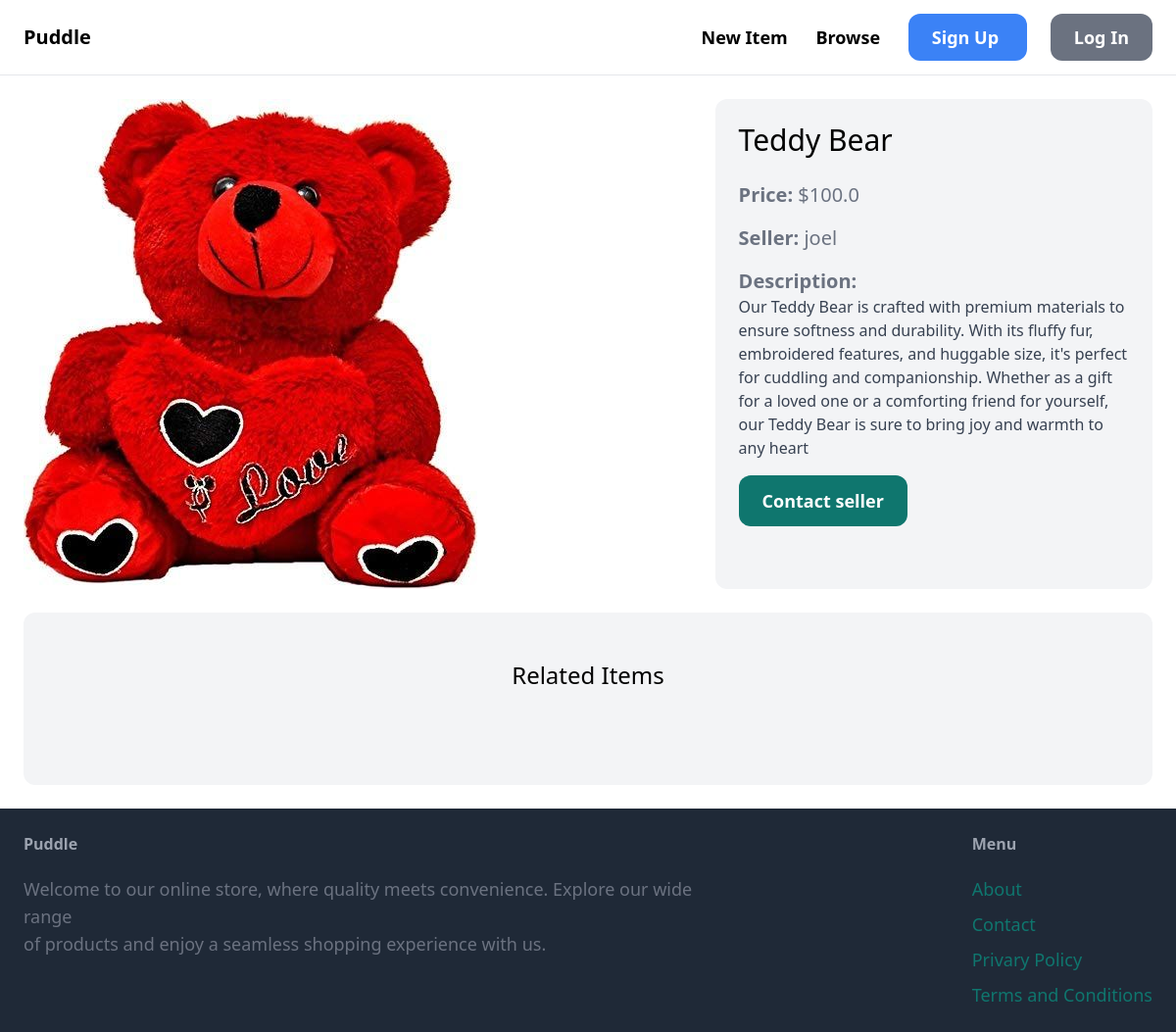
The app's page /core/1, older data.
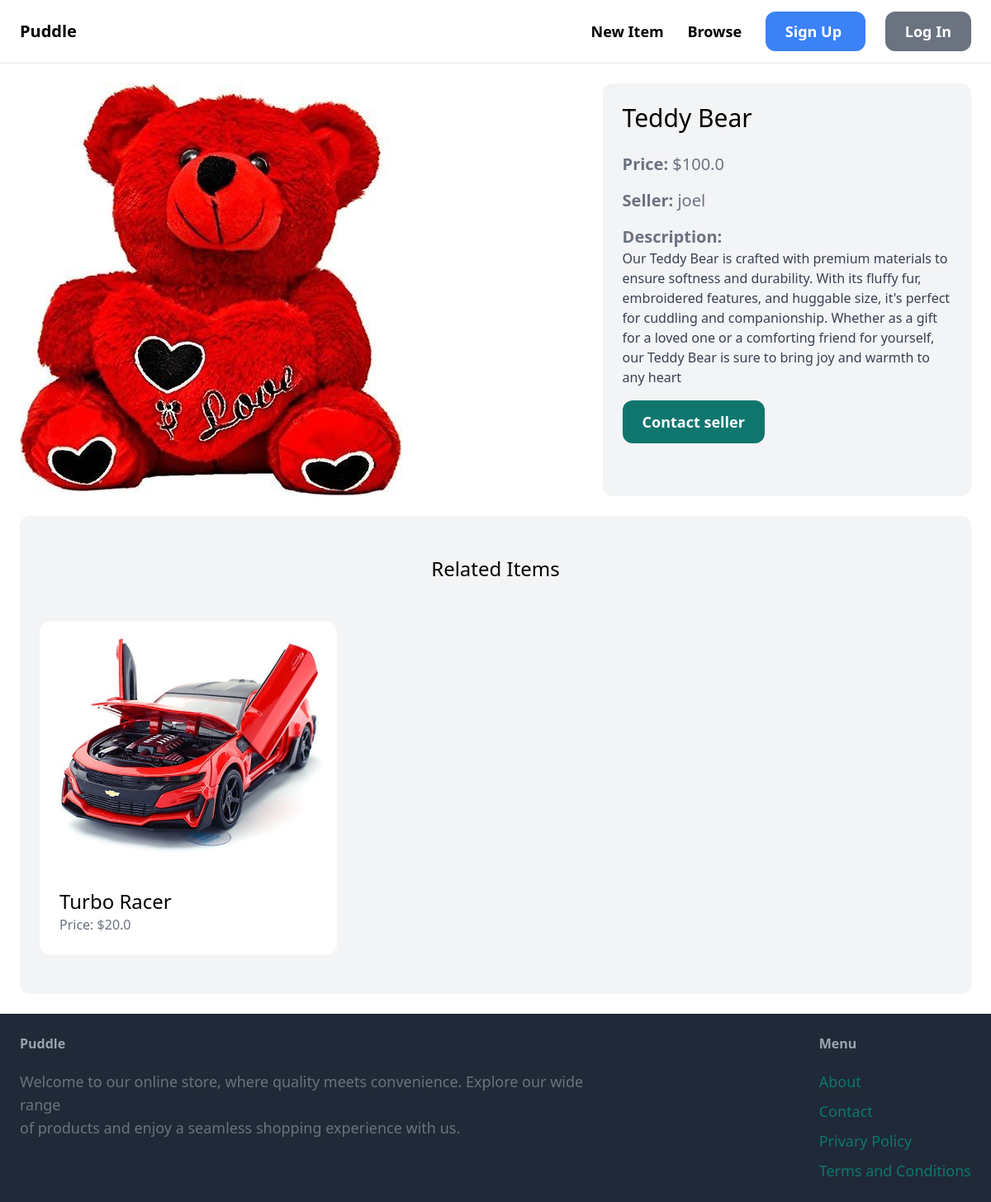
The same page, newer data.
### core/models.py (models this page shows, shortened)
class OrderItem(models.Model):
    category = models.ForeignKey(Category, related_name='ítems', on_delete=models.CASCADE)
    name = models.CharField(max_length=255)
    description = models.TextField(blank=True, null=True)
    price = models.FloatField()
    image = models.ImageField(upload_to="item_images", blank=True, null=True)
    is_sold = models.BooleanField(default=False)
    created_by = models.ForeignKey(User, related_name='items', on_delete=models.CASCADE)
    created_at = models.DateTimeField(auto_now_add=True)
    class Meta:
        ordering = ('name',)

### core/views.py (the view)
# urls.py: path("<int:pk>", views.get_item, name = "details"),
def get_item(request, pk):
    item = get_object_or_404(OrderItem, pk=pk)
    related_items=OrderItem.objects.filter(category=item.category, is_sold=False).exclude(pk=pk)[0:3]
    return render(request, 'core/details.html', {
        'item': item,
        'related_items': related_items,
    })

### core/templates/core/details.html (shortened to what this page needs)
{%extends 'core/base.html' %}
{%block content%}
<div class = "grid grid-cols-5 gap-6">
    <div class ="col-span-3">
        <img src={{item.image.url}} class="rounded-xl">
    </div>
    <div class="col-span-2 space-y-4 p-6 bg-gray-100 rounded-xl" style="max-height: 600px">
        <h1 class="mb-6 text-3xl">{{ item.name }}</h1>
        <p class="text-gray-500 text-xl"><strong>Price: </strong>${{item.price}}</p>
        <p class="text-gray-500 text-xl"><strong>Seller: </strong>{{item.created_by.username}}</p>
        {%if item.description%}
        <p class = "text-gray-700">
            <strong class="text-gray-500 text-xl">Description:</strong><br>
            {{item.description}}
        </p>
        {%endif%}
        <a href='#' class="inline-block mt-6 px-6 py-3 text-lg font-semibold bg-teal-500 text-white hover: bg-teal-700 rounded-xl">Contact seller</a>
    </div>
</div>
<div class = "mt-6 px-6 py-12 bg-gray-100 rounded-xl">
    <h2 class = "mb-12 text-2xl text-center">Related Items</h2>
    <div class= "grid grid-cols-3 gap-3">
        {%for item in related_items%}
        <div>
            <a href="{%url 'core:details' item.id %}" class ="max-h-[48px]">
                <img src="{{item.image.url}}" class = "rounded-t-xl">
                <div class="p-6 bg-white rounded-b-xl">
                    <h2 class = "text-2xl">{{item.name}}</h2>
                    <p class="text-gray-500">Price: ${{item.price}}</p>
                </div>
            </a>
        </div>
        {%endfor%}
    </div>
</div>
{%endblock%}

Row changes from the older to the newer data that the page shows:
added OrderItem: image (picture), name "Turbo Racer", price "20.0"
